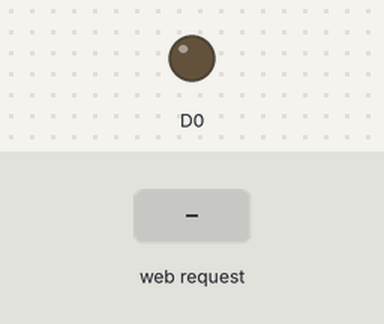
A sketch run on a simulated ESP8266 (NodeMCU). Shown: output pins drawn as LEDs (lit = HIGH). The test bench sets the inputs (shaded band). WiFi joins after 1.5 s; servers stay silent unless stated; what the sketch prints to the serial monitor is not drawn.

Above: at 2.7 s.
2.8 s: HTTP request GET /PISCA received
At 5.4 s:
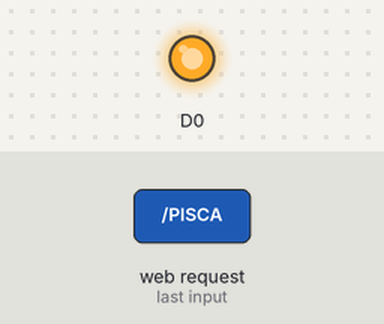
5.8 s: HTTP request GET /DESLIGA received
At 6.5 s:
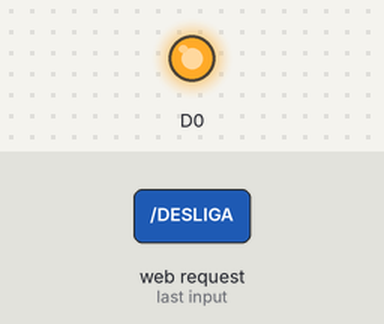
Timing chart, 0 to 8.8 s (numbered marks = the images above; inputs shaded):
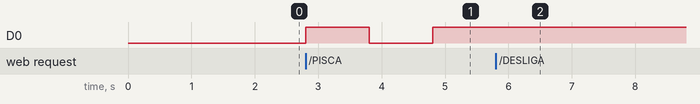

The sketch:

ServidorWeb.ino
```cpp
#include <ESP8266WiFi.h>
const char* ssid = "ssid";
const char* senha = "senha";
WiFiServer server(80); // Define a porta a ser usada
unsigned long MiliAnterior = 0;
int led = LOW;
int val = 0;

void setup() {
  Serial.begin(115200);
  delay(10);

  // Configura a porta D0 do LED
  pinMode(D0, OUTPUT);
  digitalWrite(D0, 0);

  // Iniciando a conexão WiFi

  Serial.print("Conectando para a rede...  ");
  Serial.println(ssid);

  WiFi.begin(ssid, senha);

  while (WiFi.status() != WL_CONNECTED) {
    delay(500);
    Serial.print(".");
  }

  Serial.println("");
  Serial.println("WiFi conectado");
  Serial.println("Endereço IP: ");
  Serial.println(WiFi.localIP());
}

void loop() {

  if (val)// Pisca apenas quando a variável val está habilitada
    if(millis() - MiliAnterior >= 1000) { // 1 segundo
      MiliAnterior = millis();
      if (led == LOW)
        led = HIGH;  // Desliga o LED - Lógica invertida
      else
        led = LOW;   // Liga o LED
      digitalWrite(D0, led);
    }

  // Verifica se algum cliente conectou
  WiFiClient client = server.available();
  if (!client) {
    return;
  }

  // Espera até o cliente enviar sua requisição
  Serial.println("Novo Cliente");
  while(!client.available()){
    delay(1);
  }

  // Lê a primeira linha da requisição
  String req = client.readStringUntil('\r');
  Serial.println(req);
  client.flush();

  // Verifica se um botão foi acionado

  if (req.indexOf("DESLIGA") != -1)
    val = 0;
  else if (req.indexOf("PISCA") != -1)
    val = 1;

  client.flush(); // Limpa o buffer do cliente

  // Envia resposta em formato HTML
  String s = "HTTP/1.1 200 OK\r\nContent-Type: text/html\r\n\r\n";
  s +="<!DOCTYPE HTML>\r\n<html><h1>Exemplo WEB - Pisca</h1>";
  s +="<p><a href=\"?com=PISCA\"><button><b>PISCA LED</b> </button></a>";
  s +="<p><a href=\"?com=DESLIGA\"><button><b>DESLIGA</b> </button></a>";
  s +="</html>\n";

  client.print(s);
  delay(1);
  Serial.println("Cliente desconectado");

}
```

Measured:
- after the input at 2.8 s, D0: LOW → HIGH at once, → LOW 1.0 s later, → HIGH 1.0 s later
- after the input at 5.8 s, D0: stops changing and stays HIGH
